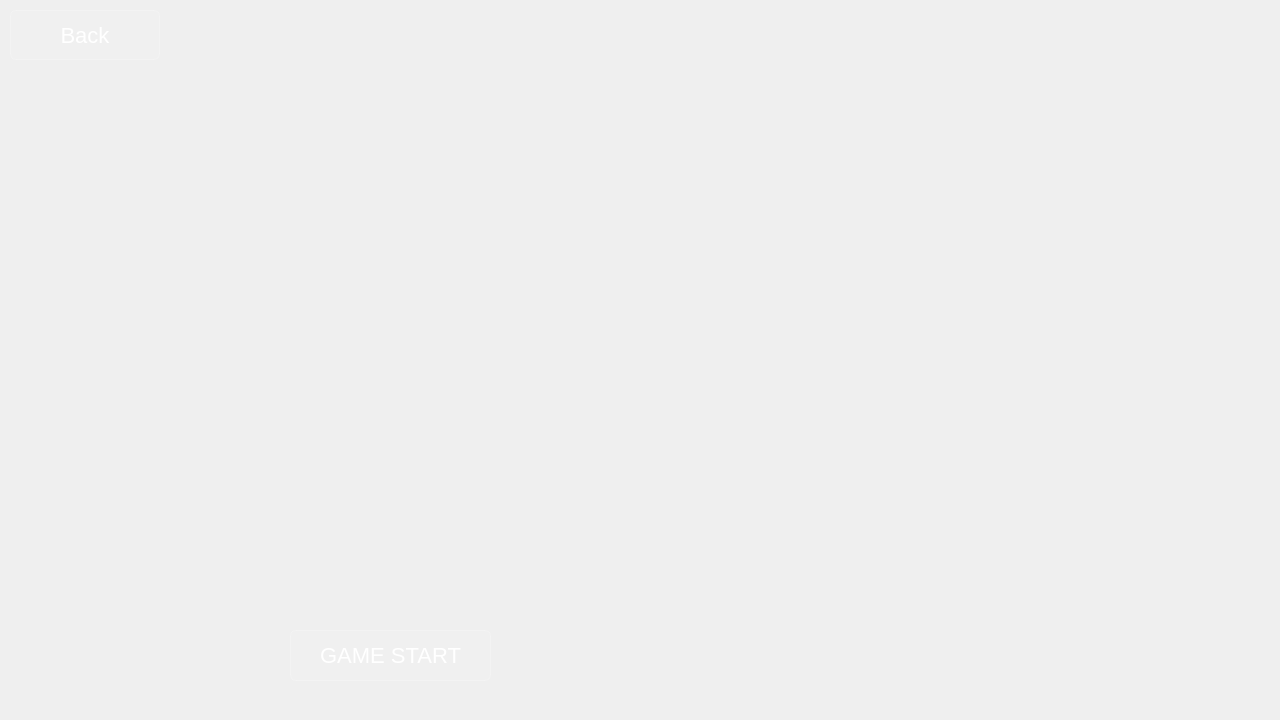
<?xml version="1.0" encoding="UTF-8"?>
<ui version="4.0">
 <class>SongWindow</class>
 <widget class="QWidget" name="SongWindow">
  <property name="geometry">
   <rect>
    <x>0</x>
    <y>0</y>
    <width>1280</width>
    <height>720</height>
   </rect>
  </property>
  <property name="windowTitle">
   <string>Form</string>
  </property>
  <property name="styleSheet">
   <string notr="true">color:gray;</string>
  </property>
  <widget class="QPushButton" name="backButton">
   <property name="geometry">
    <rect>
     <x>10</x>
     <y>10</y>
     <width>150</width>
     <height>50</height>
    </rect>
   </property>
   <property name="styleSheet">
    <string notr="true">QPushButton {
      color: white;
      font-size: 22px;
      font-family: 'Exo';
      background: rgba(255,255,255,20);
      border: 1px solid rgba(255,255,255,50);
      border-radius: 6px;
    }
    QPushButton:hover {
      background: rgba(255,255,255,60);
      border: 1px solid rgba(255,255,255,150);
    }</string>
   </property>
   <property name="text">
    <string>Back</string>
   </property>
  </widget>
  <widget class="QScrollArea" name="chooseArea">
   <property name="geometry">
    <rect>
     <x>740</x>
     <y>30</y>
     <width>501</width>
     <height>651</height>
    </rect>
   </property>
   <property name="autoFillBackground">
    <bool>true</bool>
   </property>
   <property name="styleSheet">
    <string notr="true">QScrollArea {
    /*border: 1px solid #666666;*/
	background-color: rgba(0,0,0,0.3);
    padding: 0px;
    border-radius: 4px;
}
QScrollArea::viewport { border: none; }
QScrollArea:hover {
    border: 1px solid #5078a0;
	border-radius: 4px;
}</string>
   </property>
   <property name="widgetResizable">
    <bool>true</bool>
   </property>
   <widget class="QWidget" name="scrollAreaWidgetContents">
    <property name="geometry">
     <rect>
      <x>0</x>
      <y>0</y>
      <width>501</width>
      <height>651</height>
     </rect>
    </property>
   </widget>
  </widget>
  <widget class="QLabel" name="infoLabel">
   <property name="geometry">
    <rect>
     <x>90</x>
     <y>510</y>
     <width>400</width>
     <height>100</height>
    </rect>
   </property>
   <property name="minimumSize">
    <size>
     <width>400</width>
     <height>100</height>
    </size>
   </property>
   <property name="maximumSize">
    <size>
     <width>400</width>
     <height>100</height>
    </size>
   </property>
   <property name="font">
    <font>
     <family>Kazesawa</family>
     <pointsize>14</pointsize>
    </font>
   </property>
   <property name="styleSheet">
    <string notr="true">font-family:&quot;Kazesawa&quot;;</string>
   </property>
   <property name="text">
    <string/>
   </property>
  </widget>
  <widget class="QLabel" name="coverLabel">
   <property name="geometry">
    <rect>
     <x>90</x>
     <y>90</y>
     <width>400</width>
     <height>400</height>
    </rect>
   </property>
   <property name="minimumSize">
    <size>
     <width>400</width>
     <height>400</height>
    </size>
   </property>
   <property name="maximumSize">
    <size>
     <width>400</width>
     <height>400</height>
    </size>
   </property>
   <property name="styleSheet">
    <string notr="true"/>
   </property>
   <property name="text">
    <string/>
   </property>
  </widget>
  <widget class="QPushButton" name="startButton">
   <property name="enabled">
    <bool>true</bool>
   </property>
   <property name="geometry">
    <rect>
     <x>290</x>
     <y>630</y>
     <width>201</width>
     <height>51</height>
    </rect>
   </property>
   <property name="styleSheet">
    <string notr="true">QPushButton {
      color: white;
      font-size: 22px;
      font-family: 'Exo';
      background: rgba(255,255,255,20);
      border: 1px solid rgba(255,255,255,50);
      border-radius: 6px;
    }
    QPushButton:hover {
      background: rgba(255,255,255,60);
      border: 1px solid rgba(255,255,255,150);
    }</string>
   </property>
   <property name="text">
    <string>GAME START</string>
   </property>
  </widget>
 </widget>
 <resources/>
 <connections/>
</ui>
